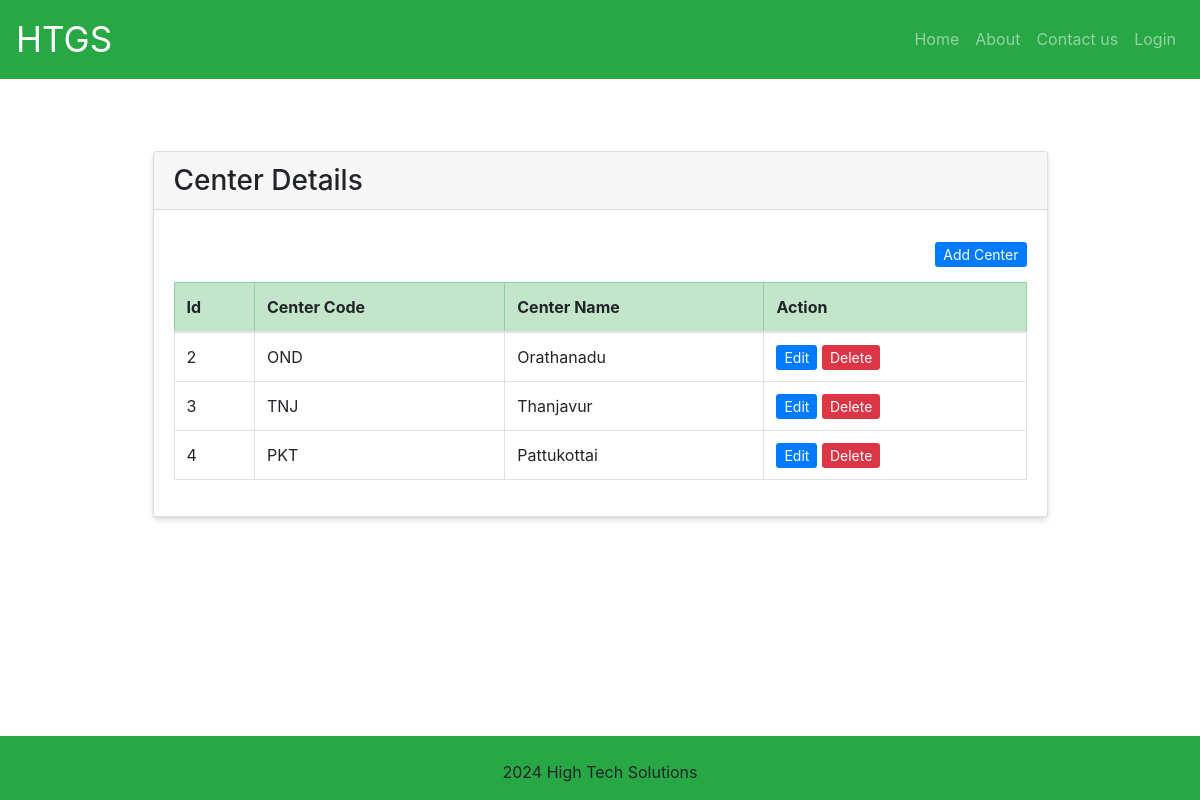
Screenshot of /centers with the database file from the repository.
### tables this page shows
CREATE TABLE centers (
    id INTEGER PRIMARY KEY AUTOINCREMENT,
    center_code varchar(10) NOT NULL UNIQUE,
    center_name varchar(100) NOT NULL
);

### htgs.py (the view)
@app.route('/centers', methods=['GET','POST'])
def list_centers():
    db = get_db_connection()
    centers = db.execute('SELECT * FROM centers').fetchall()
    db.close()
    return render_template('centers.html',centers=centers)

### htgs.py (called while the page is built)
def create_db_file(dbname):
    if os.path.isfile(dbname):
        return
    f=open(dbname, "x")

def get_db_connection():
    create_db_file(DATABASE)
    conn = sqlite3.connect(DATABASE)
    conn.row_factory = sqlite3.Row
    return conn

### templates/centers.html (shortened to what this page needs)
{% extends "base.html" %}
{% block content %}
<div class="container mt-5">
  <div class="row justify-content-center">
    <div class="col-md-10">
      <div class="card raised-table">
        <h3 class="card-header">
          Center Details
        </h3>
        <div class="card-body">
          <div class="table-responsive-sm">
            <p style="text-align: right;"><a href="{{url_for('open_add_center')}}" class="btn-sm btn-primary">Add Center</a></p>
            <table class="table table-bordered thead-primary">
                <thead class="table-success">
                    <tr>
                        <th>Id</th>
                        <th>Center Code</th>
                        <th>Center Name</th>
                        <th>Action</th>
                    </tr>
                </thead>
                {% for center in centers %}
                <tr>
                    <td>{{ center.id }}</td>
                    <td>{{ center.center_code }}</td>
                    <td>{{ center.center_name }}</td>
                    <td><a href="{{url_for('open_edit_center',id=center.id) }}" class="btn-sm btn-primary">Edit</a>
                        <a href="{{url_for('delete_center',id=center.id) }}" class="btn-sm btn-danger" onclick="return confirm('Are you sure you want to delete?')">Delete</a>
                    </td>
                </tr>
                {% else %}<tr>
                    <td colspan="5">No records found</td>
                </tr>
                {% endfor %}
            </table>
        </div>
        </div>
      </div>
    </div>
  </div>
</div>
{% endblock %}

### templates/base.html (style rules this page uses)
html, body { height: 100%; width: 100%; margin: 0; padding: 0; padding-bottom: 0px; }
table { border-collapse: collapse; }
.raised-table { box-shadow: 0 4px 6px rgba(0, 0, 0, 0.1), 0 1px 3px rgba(0, 0, 0, 0.08); }

### rows the page displays
centers: id "2", center_code "OND", center_name "Orathanadu"
centers: id "3", center_code "TNJ", center_name "Thanjavur"
centers: id "4", center_code "PKT", center_name "Pattukottai"
